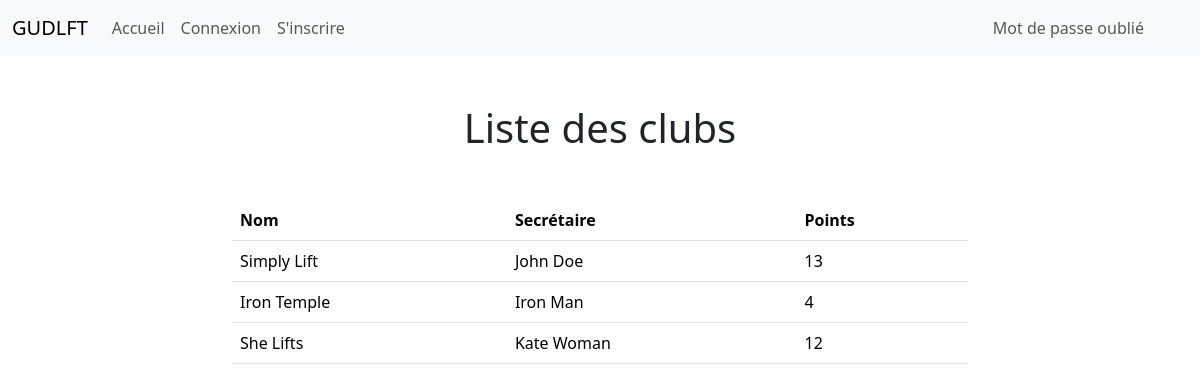
The page / on the database its author committed.
### club_app/models/club.py (models this page shows, shortened)
class Club(db.Model, CrudMixin):
    id = db.Column(db.Integer, primary_key=True)
    secretary_id = db.Column(
        db.Integer, db.ForeignKey("user.id"), nullable=True, unique=True
    )
    name = db.Column(db.String(128), nullable=False, unique=True)
    points = db.Column(db.Integer, default=10, nullable=False)
    is_activated = db.Column(db.Boolean, default=True)
    created_time = db.Column(db.DateTime, default=datetime.utcnow)
    @property
    def secretary_name(self):
        if self.secretary_id:
            secretary = User.query.get(self.secretary_id)
            return f"{secretary.first_name} {secretary.last_name}"
        return ""

### authentication_app/models/user.py (models this page shows, shortened)
class User(db.Model, CrudMixin, UserMixin):
    IMAGE_PATH = "img/profile_photo/"
    id = db.Column(db.Integer, primary_key=True)
    role = db.Column(db.Enum("admin", "secretary"), nullable=False)
    first_name = db.Column(db.String(128), nullable=False)
    last_name = db.Column(db.String(128), nullable=False)
    birthdate = db.Column(db.Date, nullable=False)
    email = db.Column(db.String(128), unique=True, nullable=False)
    password = db.Column(db.String(128), nullable=True)
    is_activated = db.Column(db.Boolean, default=True)
    image = db.Column(db.String(255), nullable=True)
    token = db.Column(db.String(100), nullable=True, unique=True)
    token_expiration_date = db.Column(db.DateTime, nullable=True)
    created_time = db.Column(db.DateTime, default=datetime.utcnow)

### club_app/views/public.py (the view)
class ListClubs(MethodView):
    def get(self):
        clubs = Club.query.filter_by(is_activated=True)
        return render_template("list_clubs.html", clubs=clubs)

### club_app/templates/list_clubs.html (shortened to what this page needs)
{% extends "base.html" %}
{% block content %}
    {% if 'admin/clubs' in request.url %}
        <h1 class="my-5 text-center">Liste des clubs [Admin]</h1>
        <p><a class="btn btn-primary" href="{{ url_for('club_app_admin.create_club') }}">Inscrire un club</a></p>
    {% else %}
        <h1 class="my-5 text-center">Liste des clubs</h1>
    {% endif %}
    <div class="row">
        {% if 'admin/clubs' in request.url %}
            <div class="d-none d-lg-block">
                <table class="table table-hover">
                    <thead>
                        <tr>
                            <th scope="col">ID</th>
                            <th scope="col">Nom</th>
                            <th scope="col" >Secrétaire</th>
                            <th scope="col">Points</th>
                            <th scope="col">Email</th>
                            <th scope="col">Statut</th>
                        </tr>
                    </thead>
                    <tbody>
                    {% for club in clubs %}
                        <tr class="{{'' if club.is_activated else 'table-warning'}}">
                        <th scope="row">{{ club.id }}</th>
                        <td>{{ club.name }}</td>
                        <td >{{ club.secretary_name }}</td>
                        <td>{{ club.points }}</td>
                        <td>{{ club.email }}</td>
                        <td>{{"Actif" if club.is_activated else "Inactif"}}</td>
                        <td>
                            <a class="btn btn-outline-secondary btn-sm" role="button" href="{{ url_for('club_app_admin.activate_deactivate_club', id=club.id) }}">
                                {{"Désactiver" if club.is_activated else "Activer"}}
                            </a>
                        </td>
                        <td>
                            <a class="btn btn-outline-secondary btn-sm" role="button" href="{{ url_for('club_app_admin.update_club', id=club.id) }}">
                                Modifier
                            </a>
                        </td>
                        <td>
                            <a role="button" class="btn btn-danger btn-sm" href="{{ url_for('club_app_admin.delete_club_confirmation', id=club.id) }}">
                                Supprimer
                            </a>
                        </td>
                        </tr>
                    {% endfor %}
                    </tbody>
                </table>
            </div>
            <div class="d-lg-none">
                <table class="table table-hover">
                    <thead>
                    <tr>
                        <th scope="col">Nom</th>
                        <th scope="col">Points</th>
                    </tr>
                    </thead>
                    <tbody>
                    {% for club in clubs %}
                        <tr class="{{'' if club.is_activated else 'table-warning'}}">
                            <td>{{ club.name }}</td>
                            <td>{{ club.points }}</td>
                            <td>
                                <a title="{{'Désactiver' if club.is_activated else 'Activer'}}" class="btn" role="button" href="{{ url_for('club_app_admin.activate_deactivate_club', id=club.id) }}">
                                    {{"🔒" if club.is_activated else "🔓"}}
                                </a>
                            </td>
                            <td>
                                <a  title="Modifier" class="btn" role="button" href="{{ url_for('club_app_admin.update_club', id=club.id) }}">
                                    ✏️
                                </a>
                            </td>
                            <td>
                                <a title="Supprimer" role="button" class="btn" href="{{ url_for('club_app_admin.delete_club_confirmation', id=club.id) }}">
                                    ❌
                                </a>
                            </td>
                        </tr>
                    {% endfor %}
                    </tbody>
                </table>
            </div>
        {% else %}
            <div class="offset-lg-2 col-lg-8 d-none d-lg-block">
                <table class="table table-hover">
                    <thead>
                    <tr>
                        <th scope="col">Nom</th>
                        <th scope="col" >Secrétaire</th>
                        <th scope="col">Points</th>
                    </tr>
                    </thead>
                    <tbody>
                    {% for club in clubs %}
                        <tr>
                        <td>{{ club.name }}</td>
                        <td >{{ club.secretary_name }}</td>
                        <td>{{ club.points }}</td>
                        </tr>
                    {% endfor %}
                    </tbody>
                </table>
            </div>
        {% endif %}
    </div>
{% endblock %}

### rows shown on the page
Club: name "Simply Lift", secretary_name "John Doe", points "13"
Club: name "Iron Temple", secretary_name "Iron Man", points "4"
Club: name "She Lifts", secretary_name "Kate Woman", points "12"
